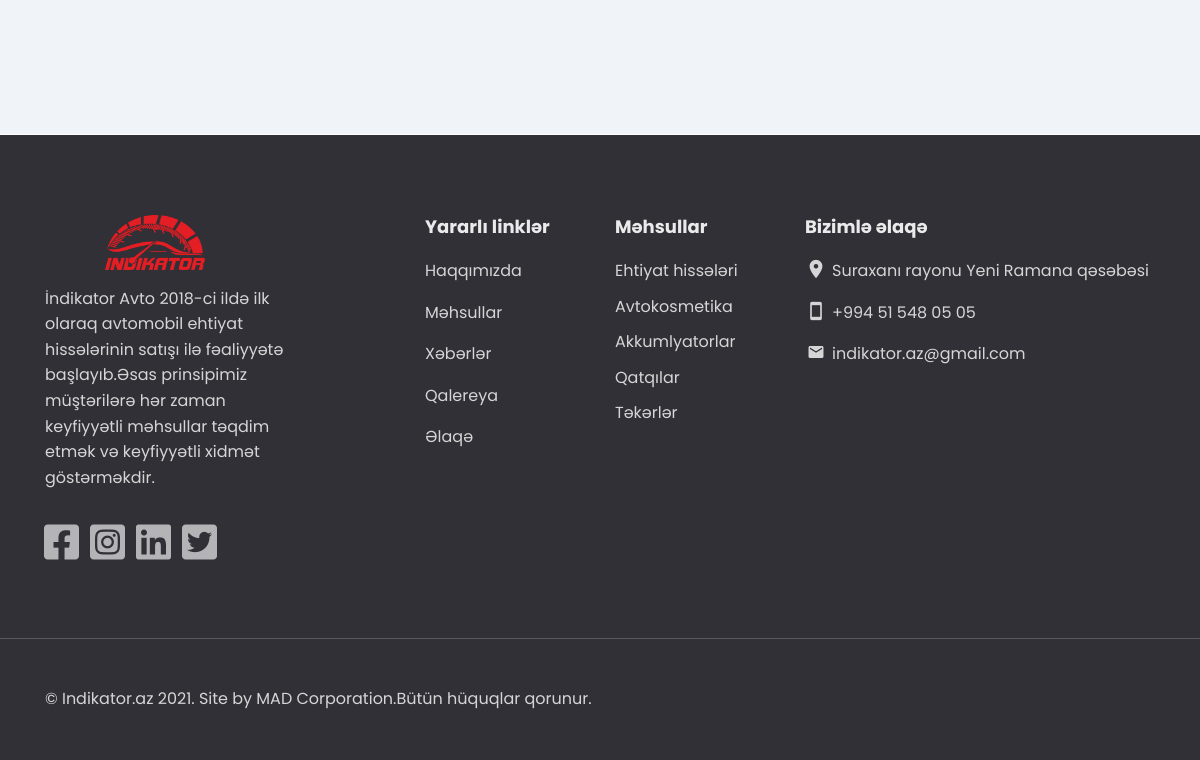
/contact (lower part), run on an earlier commit of the app's database.
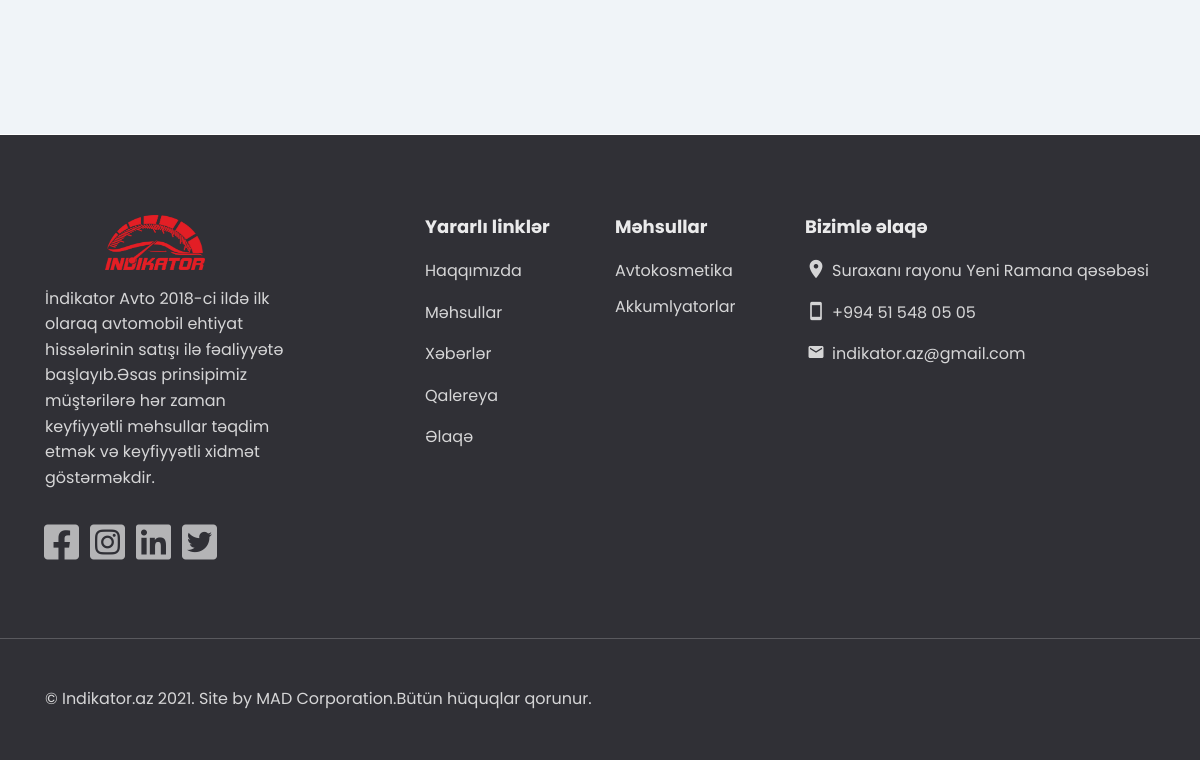
And on a later commit of the database.
### models.py (models this page shows)
class Categories(db.Model):
    id=db.Column(db.Integer,primary_key=True)
    categories_name=db.Column(db.String(100))
    products=db.relationship('Products', backref='categories', lazy=True)

### controllers/app/main.py (the view)
@app.route('/contact')
def contact_index():
    from models import Post
    posts=Post.query.all()
    return render_template('app/contact.html',posts=posts)

### controllers/app/main.py (called while the page is built)
@app.context_processor
def inject_user():
    return dict(categories=Categories.query.all(),brands=Brands.query.all(),Brands=Brands,Products=Products)

### templates/app/contact.html (shortened to what this page needs)
{% extends "app/base.html" %}
{% block content %}
            <section class="section section-bg">
                <div class="container">
                    <div class="row">
                    </div>
                </div>
            </section>
        </div>
        {% endblock %}

### templates/app/base.html (shortened to what the changed rows need)
<!DOCTYPE html>
<html class="ios ipad tablet landscape" lang="en">
<head>
    <link rel="stylesheet" href="/static/app/css/bootstrap.min.css">
    <link rel="stylesheet" href="/static/app//css/ecommerce.css">
    <link rel="stylesheet" href="/static/app//css/style.css">
    <link rel="stylesheet" href="https://cdnjs.cloudflare.com/ajax/libs/font-awesome/5.15.3/css/all.min.css">
</head>
<body class="">
    <main class="main main-visible">
        <footer class="footer">
            <div class="footer-main">
                <div class="container">
                    <div class="row items">
                        <div class="col-xl-2 col-lg-3 col-md-3 col-7 item">
                            <div class="footer-item">
                                <nav class="footer-nav">
                                    <ul>
                                        {% for category in categories %}
                                        <li class="footer-item-nav-title"><a href="/category/{{category.id}}">{{category.categories_name}}</a></li>
                                        {% endfor %}
                                    </ul>
                                </nav>
                            </div>
                        </div>
                    </div>
                </div>
            </div>
        </footer>
</body>
</html>

What changed in the data, as far as the page shows it:
removed Categories: categories_name "Ehtiyat hissələri"
removed Categories: categories_name "Qatqılar"
removed Categories: categories_name "Təkərlər"
